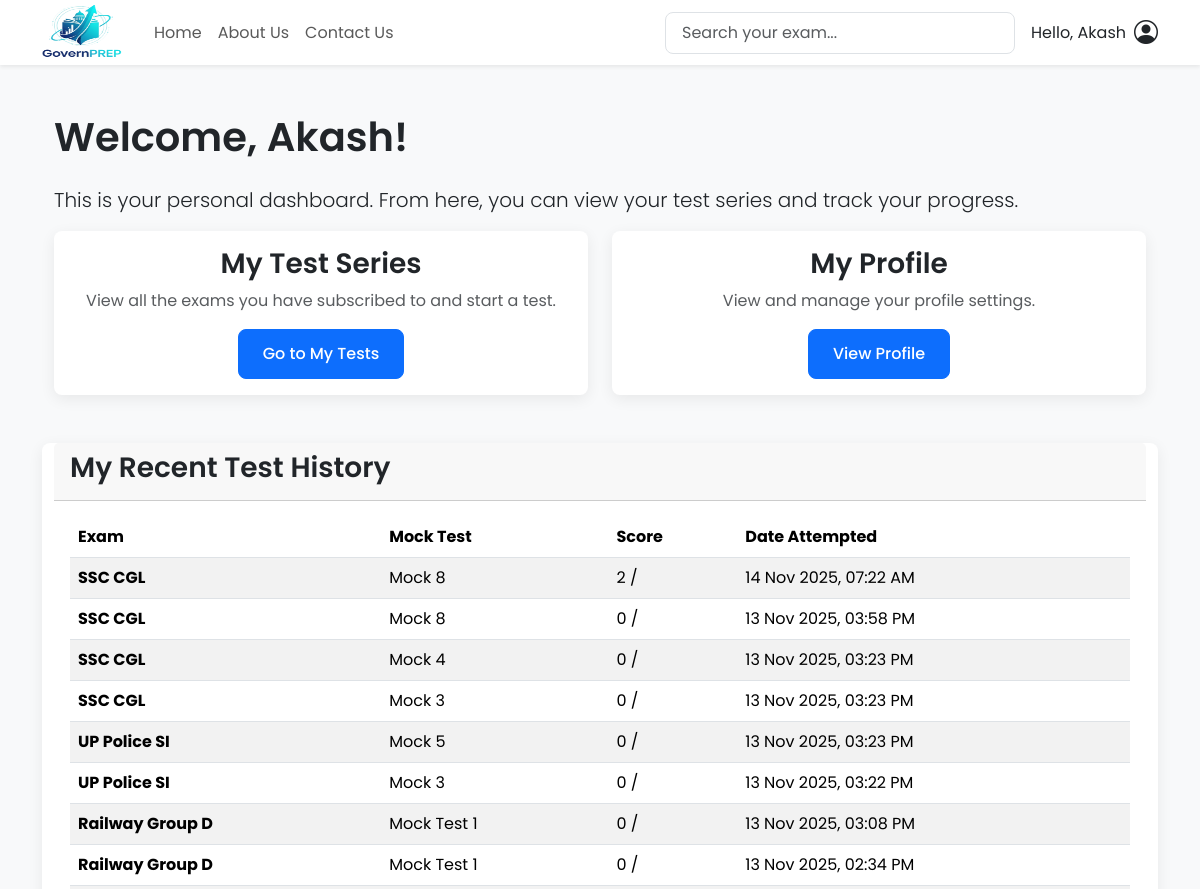
The app's page /accounts/dashboard/ (signed in, upper part), older data.
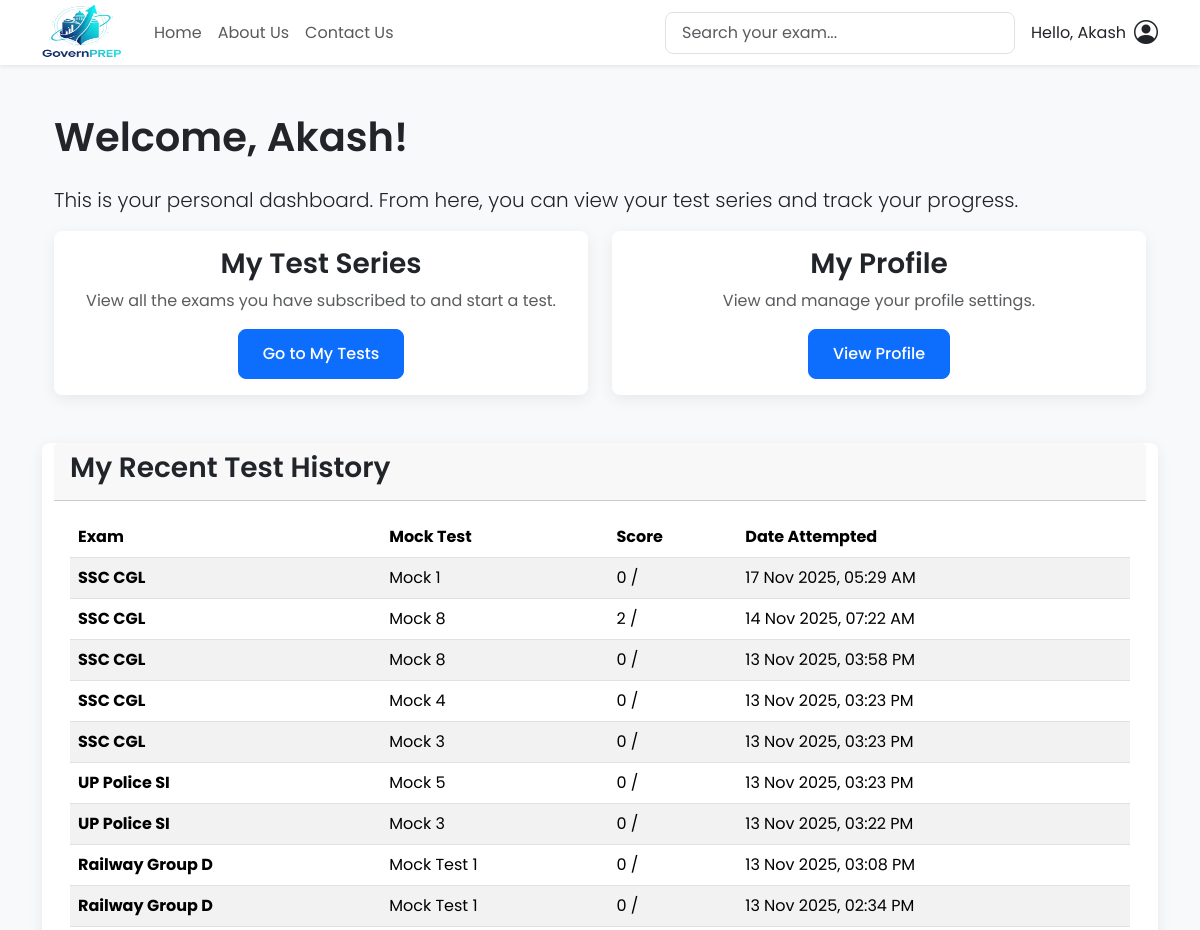
The same page, newer data.
### tests/models.py (models this page shows, shortened)
class TestResult(models.Model):
    user = models.ForeignKey(User, on_delete=models.CASCADE)
    mock_test = models.ForeignKey(MockTest, on_delete=models.CASCADE)
    score = models.DecimalField(max_digits=10, decimal_places=2, default=0.0)
    total_marks = models.IntegerField()
    total_correct = models.IntegerField(default=0)
    total_incorrect = models.IntegerField(default=0)
    total_unanswered = models.IntegerField(default=0)
    timestamp = models.DateTimeField(auto_now_add=True)
    question_ids = models.JSONField(default=list) # Yeh field waisa hi hai

class MockTest(models.Model):
    exam = models.ForeignKey(Exam, on_delete=models.CASCADE, related_name='mocktests')
    title = models.CharField(max_length=200)
    number_of_questions = models.IntegerField(default=100)
    duration_minutes = models.IntegerField(default=60)
    total_marks = models.IntegerField(default=100)
    negative_marks_per_question = models.DecimalField(max_digits=5, decimal_places=2, default=Decimal('0.25'))
    questions = models.ManyToManyField(Question, blank=True, related_name='mock_tests')

### exams/models.py (models this page shows, shortened)
class Exam(models.Model):
    category = models.ForeignKey(ExamCategory, on_delete=models.CASCADE, related_name='exams', null=True)
    title = models.CharField(max_length=200)
    description = models.TextField()
    logo_url = models.CharField(max_length=200, blank=True, null=True)
    subscribers = models.ManyToManyField(User, related_name='subscribed_exams', blank=True)

### users/views.py (the view)
# urls.py: path('dashboard/', views.dashboard_view, name='dashboard'),
@login_required
def dashboard_view(request):
    results = TestResult.objects.filter(user=request.user).order_by('-timestamp')
    context = {
        'results': results
    }
    return render(request, 'users/dashboard.html', context)

### templates/users/dashboard.html (shortened to what this page needs)
{% extends 'base.html' %}
{% block content %}
<div class="container">
    <h1 class="my-4">Welcome, {{ user.username }}!</h1>
    <p class="lead">This is your personal dashboard. From here, you can view your test series and track your progress.</p>
    <div class="row">
        <div class="col-md-6 mb-4">
            <div class="card h-100">
                <div class="card-body d-flex flex-column justify-content-center text-center">
                    <h3 class="card-title">My Test Series</h3>
                    <p class="text-muted">View all the exams you have subscribed to and start a test.</p>
                    <div class="mt-auto">
                        <a href="{% url 'test_series:my_tests' %}" class="btn btn-primary">Go to My Tests</a>
                    </div>
                </div>
            </div>
        </div>
<div class="col-md-6 mb-4">
    <div class="card h-100">
        <div class="card-body d-flex flex-column justify-content-center text-center">
            <h3 class="card-title">My Profile</h3>
            <p class="text-muted">View and manage your profile settings.</p>
            <div class="mt-auto">
                <a href="{% url 'users:profile' %}" class="btn btn-primary">View Profile</a>
            </div>
        </div>
    </div>
</div>
    <div class="card mt-4">
        <div class="card-header">
            <h3>My Recent Test History</h3>
        </div>
        <div class="card-body">
            {% if results %}
            <div class="table-responsive">
                <table class="table table-striped table-hover">
                    <thead>
                        <tr>
                            <th>Exam </th>
                            <th>Mock Test </th>
                            <th>Score</th>
                            <th>Date Attempted</th>
                        </tr>
                    </thead>
                    <tbody>
                        {% for result in results %}
                        <tr>
                            <td><strong>{{ result.mock_test.exam.title }}</strong></td>
                            <td>{{ result.mock_test.title }}</td>
                            <td>{{ result.score|floatformat:0 }} / {{ result.total }}</td>
                            <td>{{ result.timestamp|date:"d M Y, h:i A" }}</td>
                        </tr>
                        {% endfor %}
                    </tbody>
                </table>
            </div>
            {% else %}
            <p>You haven't attempted any tests yet.</p>
            {% endif %}
        </div>
    </div>
</div>
{% endblock %}

Row changes from the older to the newer data that the page shows:
added TestResult: mock_test.exam "SSC CGL", mock_test "Mock 1", score "0", timestamp "17 Nov 2025, 05:29 AM"
